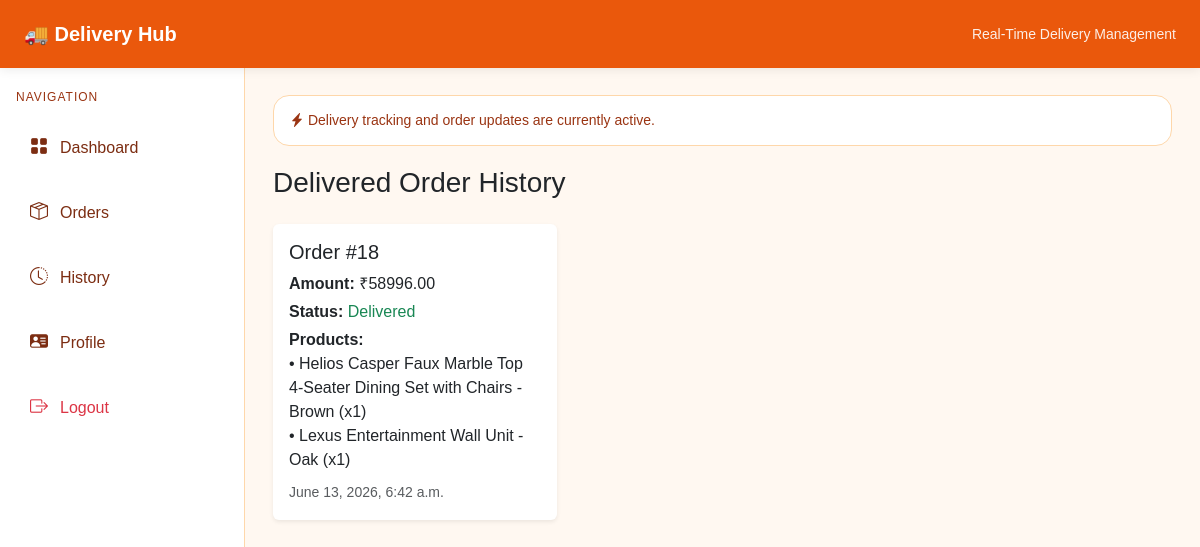
/delivery/delivery-history/ (signed in), run on the app's committed database.
### customerApp/models.py (models this page shows)
class Order(models.Model):
    order_id = models.AutoField(primary_key=True)
    customer = models.ForeignKey('guestApp.Customer', on_delete=models.CASCADE)
    total_amount = models.DecimalField(max_digits=10, decimal_places=2)
    order_date = models.DateTimeField(auto_now_add=True)
    status = models.CharField(max_length=50, default="Pending")

class OrderItem(models.Model):
    order_item_id = models.AutoField(primary_key=True)  # explicit id
    order = models.ForeignKey(Order, on_delete=models.CASCADE)
    product = models.ForeignKey('adminApp.Product', on_delete=models.CASCADE)
    quantity = models.IntegerField()
    price = models.DecimalField(max_digits=10, decimal_places=2)

### adminApp/models.py (models this page shows)
class Product(models.Model):
    ProductId = models.AutoField(primary_key=True)
    ProductName = models.CharField(max_length=200)
    ProductDescription = models.TextField()
    ProductImage = models.ImageField(upload_to='products/', null=True, blank=True)
    ProductPrice = models.DecimalField(max_digits=10, decimal_places=2)
    stock = models.IntegerField(default=0)
    category = models.ForeignKey(Category, on_delete=models.CASCADE, related_name='products')

### deliveryboyApp/views.py (the view)
def deliveryHistory(request):
    orders = Order.objects.filter(status="Delivered", payment__status="Paid").distinct()
    return render(request, "deliveryboy/orderHistory.html", {"orders": orders})

### templates/deliveryboy/orderHistory.html
{% extends "deliveryboyHeaderFooter.html" %}
{% block content %}
<h3 class="mb-4">Delivered Order History</h3>
<div class="row">
  {% for o in orders %}
  <div class="col-md-4 mb-3">
    <div class="card shadow-sm border-0">
      <div class="card-body">
        <h5>Order #{{ o.order_id }}</h5>
        <p class="mb-1"><b>Amount:</b> ₹{{ o.total_amount }}</p>
        <p class="mb-1"><b>Status:</b>
          <span class="text-success">Delivered</span>
        </p>
        <p class="mb-2">
          <b>Products:</b><br>
          {% for item in o.orderitem_set.all %}
            • {{ item.product.ProductName }} (x{{ item.quantity }})<br>
          {% endfor %}
        </p>
        <small class="text-muted">
          {{ o.order_date }}
        </small>
      </div>
    </div>
  </div>
  {% empty %}
    <p>No delivered orders yet.</p>
  {% endfor %}
</div>
{% endblock %}

### templates/deliveryboyHeaderFooter.html (style rules this page uses)
body { margin:0; font-family:Arial,sans-serif; background:#fff8f1; }

### data on the page
Order: order_id "18", total_amount "58996.00", order_date "June 13, 2026, 6:42 a.m."
OrderItem: product.ProductName "Helios Casper Faux Marble Top 4-Seater Dining Set with Chairs - Brown", quantity "1"
OrderItem: product.ProductName "Lexus Entertainment Wall Unit - Oak", quantity "1"
